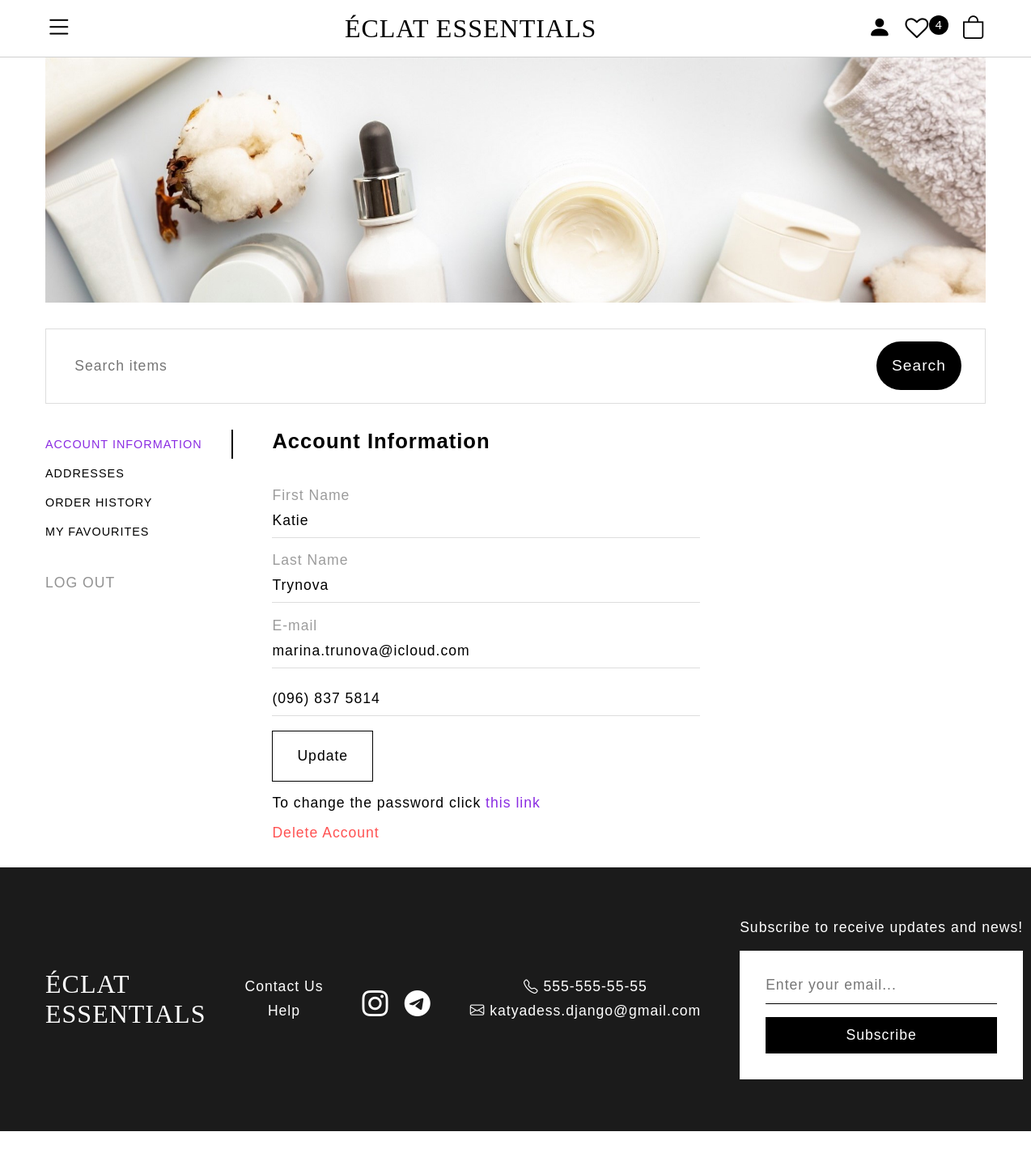
Page /account (signed in) on the committed database.
### users/models.py (models this page shows, shortened)
class CustomUser(AbstractUser):
    email = models.EmailField(unique=True, max_length=100)
    groups = models.ManyToManyField(
        Group,
        related_name='customuser_set',
        blank=True,
        help_text='The groups this user belongs to. A user will get all permissions granted to each of their groups.',
        verbose_name='groups',
    )
    user_permissions = models.ManyToManyField(
        Permission,
        related_name='customuser_permissions',
        blank=True,
        help_text='Specific permissions for this user.',
        verbose_name='user permissions',
    )
    USERNAME_FIELD = 'email'
    REQUIRED_FIELDS = []

### shop/models.py (models this page shows, shortened)
class WishList(models.Model):
    user = models.OneToOneField(settings.AUTH_USER_MODEL, on_delete=models.CASCADE)
    products = models.ManyToManyField(Product, related_name='wishlist_items', blank=True)
    class Meta:
        verbose_name_plural = 'Wishlist'

class UserData(models.Model):
    user = models.OneToOneField(settings.AUTH_USER_MODEL, on_delete=models.CASCADE)
    telephone = models.CharField(max_length=20)
    class Meta:
        verbose_name = 'UserData'
        verbose_name_plural = 'UserData'

### shop/views.py (the view, shortened to what this page needs)
# urls.py: path('account', views.account, name='account'),
@login_required
def account(request):
    user_data = get_object_or_404(UserData, user=request.user)
    addresses = Address.objects.filter(user=request.user, is_archived=False)
    address_edit_forms = {}
    for address in addresses:
        address_edit_forms[address] = EditAddressForm(instance=address)
    categories = Category.objects.all()
    brands = Brand.objects.all()
    subscribe_form = SubscribeForm()
    edit_account_form = EditAccountForm(instance=request.user)
    edit_phone_form = EditPhoneForm(instance=user_data)
    add_address_form = AddAddressForm()
    wishlist, created = WishList.objects.get_or_create(user=request.user)
    wishlist_products = wishlist.products.annotate(
        average_rating=Avg('reviews__rating')
    )
    cart = Cart(request)
    orders = Order.objects.filter(user=request.user)
    user_delete_form = UserDeleteForm(instance=request.user)
    now = timezone.now()
    filter_orders = request.GET.get('filter_orders', 'all')
    if filter_orders == 'this-month':
        start_date = now.replace(day=1)
        orders = orders.filter(created__gte=start_date)
    elif filter_orders == 'last-month':
        first_day_of_current_month = now.replace(day=1)
        last_month = first_day_of_current_month - timedelta(days=1)
        start_date = last_month.replace(day=1)
        end_date = first_day_of_current_month - timedelta(seconds=1)
        orders = orders.filter(created__gte=start_date, created__lte=end_date)
    elif filter_orders == 'this-year':
        start_date = now.replace(month=1, day=1)
        orders = orders.filter(created__gte=start_date)
    elif filter_orders == 'last-year':
        first_day_of_current_year = now.replace(month=1, day=1)
        last_year = first_day_of_current_year - timedelta(days=1)
        start_date = last_year.replace(month=1, day=1)
        end_date = first_day_of_current_year - timedelta(seconds=1)
        orders = orders.filter(created__gte=start_date, created__lte=end_date)
    else:
        orders = orders.order_by('-created')
    order_total_price = {}
    for order in orders:
        order_items = order.items.all()
        total_cost = sum(item.get_cost() for item in order_items)
        order_total_price[order] = total_cost
    context = {
        'categories': categories,
        'brands': brands,
        'subscribe_form': subscribe_form,
        'edit_account_form': edit_account_form,
        'edit_phone_form': edit_phone_form,
        'add_address_form': add_address_form,
        'addresses': addresses,
        'address_edit_forms': address_edit_forms,
        'wishlist_products': wishlist_products,
        'cart': cart,
        'orders': orders,
        'order_total_price': order_total_price,
        'user_delete_form': user_delete_form,
    }
    return render(request, 'shop/account.html', context)

### shop/forms.py (shortened to what this page needs)
class SubscribeForm(forms.ModelForm):
    class Meta:
        model = Subscriber
        fields = ['email']
        widgets = {
            'email': forms.EmailInput(attrs= {
            'placeholder': 'Enter your email...',
            })
        }

class EditAccountForm(UserChangeForm):
    email = forms.EmailField(
        widget=forms.EmailInput(attrs={
            'id': 'email',
            'name': 'email',
        }),
        required=True
    )
    first_name = forms.CharField(
        widget=forms.TextInput(attrs={
            'name': 'first-name',
            'id': 'first-name'
        }),
        max_length=100,
        required=True
    )
    last_name = forms.CharField(
        widget=forms.TextInput(attrs={
            'name': 'last-name',
            'id': 'last-name'
        }),
        max_length=100,
        required=True
    )
    class Meta:
        model = User
        fields = ['first_name', 'last_name', 'email']

### cart/cart.py (called while the page is built)
    def __contains__(self, product):
        return str(product.id) in self.cart

    def __len__(self):
        return sum(item['quantity'] for item in self.cart.values())

### cart/context_processors.py (called while the page is built)
def cart(request):
    return {'Cart': Cart(request)}

### orders/models.py (called while the page is built)
    def get_cost(self):
        return self.price * self.quantity

### shop/models.py (called while the page is built)
    def get_absolute_url(self):
        return reverse('shop:product_list_by_category',
                       args=[self.slug])

    def get_absolute_url(self):
        return reverse('shop:product_list_by_brand',
                    args=[self.slug])

    def get_absolute_url(self):
        return reverse('shop:product_details',
                       args=[self.id, self.slug])

### templates/shop/account.html (shortened to what this page needs)
{% extends "shop/base.html" %}
{% block css_links %}
{% load static %}
<link rel="stylesheet" href="{% static "shop/css/account.css" %}">
{% endblock css_links %}
{% block content %}
<main class="main-menu">
    <div class="sidebar-menu">
        <p data-rel="1" class="nav-link active"><a>Account Information</a></p>
        <p data-rel="2" class="nav-link"><a href="?show=addresses">Addresses</a></p>
        <p data-rel="3" class="nav-link"><a href="?show=orders">Order History</a></p>
        <p data-rel="4" class="nav-link"><a href="?show=favourites">My Favourites</a></p>
        <a href="{% url "shop:shop_logout" %}" class="log-out-link">Log out</a>
    </div>
    <div class="sections">
        <div id="1" class="sub-section active">
            <h2 class="section-heading">Account Information</h2>
            <form action="{% url "shop:account" %}" class="account-form" method='POST'>
                <div class="name">
                    <div class="form-group">
                        <label for="first-name">First Name</label>
                        {{edit_account_form.first_name}}
                    </div>
                    <div class="form-group">
                        <label for="last-name">Last Name</label>
                        {{edit_account_form.last_name}}
                    </div>
                </div>
                <div class="form-group">
                    <label for="email">E-mail</label>
                    {{edit_account_form.email}}
                </div>
                <div class="form-group">
                    {{edit_phone_form.telephone}}
                </div>
                <button class='update-button' type="submit" name='account'>Update</button>
            </form>
            <p>To change the password click <a class="password-link" href="{% url "shop:change_password" %}">this link</a></p>
            <form method='POST'>
                <button style='border:none; background: transparent; cursor: pointer; color: #ff5252' name="delete-acc" class='delete-acc' type='submit'>Delete Account</button>
            </form>
        </div>
    </div>
</main>
{% endblock content %}

### templates/shop/base.html (shortened to what this page needs)
<!DOCTYPE html>
<html lang="en">
    <head>
        {% load static %}
        <link rel="stylesheet" href="{% static "shop/css/main.css" %}">
        <link rel="stylesheet" href="https://cdn.jsdelivr.net/npm/bootstrap-icons@1.11.3/font/bootstrap-icons.min.css">
        <link rel="stylesheet" href="https://cdnjs.cloudflare.com/ajax/libs/font-awesome/4.7.0/css/font-awesome.min.css">
        {% block css_links %}
        {% endblock css_links %}
    </head>
    <body>
    <header class="header">
            <div class="nav-container">
                <div class="nav-toggle" aria-label="open navigation">
                    <span class="hamburger"><i class="bi bi-list"></i></span>
                </div>
                <div class="logo"><a href="{% url 'shop:main' %}">Éclat Essentials</a></div>
                <div class="nav-items">
                    {% if user.is_authenticated %}
                        <li class="nav-item person">
                            <a href="{% url "shop:account" %}" class="nav-link"><i class="bi bi-person-fill"></i></a>
                        </li>
                        <li class="nav-item favourites">
                            <a href="{% url "shop:account" %}?show=favourites" class="nav-link position-relative"><i class="fa fa-heart-o"></i></a>
                            {% if user.wishlist.products.all|length > 0 %}
                                <span class='badge'>
                                    {{user.wishlist.products.all|length}}
                                </span>
                            {% endif %}
                        </li>
                        <li class="nav-item cart">
                            {% if cart|length > 0 %}
                                <a href="{% url "cart:cart" %}" class="nav-link position-relative"><i class="bi bi-bag"></i></a>
                            {% else %}
                                <p class='nav-link position-relative'><i class="bi bi-bag"></i></p>
                            {% endif %}
                        </li>
                    {% endif %}
                </div>
            </div>
    </header>
    <img class='main-image' src="{% static "shop/images/skincare.jpg" %}">
    <section>
        <div class="search-container">
            <form action="{% url "shop:shop_search" %}" method="GET" class="form">
                <input type="text" placeholder="Search items" name="query" class="search-input">
                <div class="btn-wrapper">
                    <button type="submit" class="search-button">Search</button>
                </div>
            </form>
        </div>
    </section>
    {% block content %}
    {% endblock content %}
    <footer class="footer">
        <div class="logo"><a href="{% url "shop:main" %}">Éclat <span>Essentials</span></a></div>
        <div class="footer-sec get-in-touch">
            <div class="list-items">
                <li class="footer-list"><a href="{% url "shop:contact" %}">Contact Us</a></li>
                <li class="footer-list"><a href="{% url "shop:help" %}">Help</a></li>
            </div>
        </div>
        <div class="footer-sec socials">
            <li class="footer-list instagram"><a href="https://www.instagram.com" class="nav-link"><i class="bi bi-instagram"></i></a></li>
            <li class="footer-list telegram"><a href="https://www.telegram.com" class="nav-link"><i class="bi bi-telegram"></i></a></li>
        </div>
        <div class="footer-sec contacts">
            <div class="list-items">
                <li class="footer-list phone-number"><i class="bi bi-telephone"></i> 555-555-55-55</li>
                <li class="footer-list email"><i class="bi bi-envelope"></i> katyadess.django@gmail.com</li>
            </div>
        </div>
        {% if subscribe_form %}
        <div class="footer-sec subscribe list-items">
            <div class="subscribe-container">
                <p class="footer-list">Subscribe to receive updates and news!</p>
                <form method="POST" class="subscribe-form">
                    {{subscribe_form.email}}
                    <button type="submit" class='subscribe-button' name='subscribe'>Subscribe</button>
                </form>
            </div>
        </div>
        {% endif %}
    </footer>
</body>
</html>

### static/shop/css/account.css (style rules this page uses)
.main-menu { font-family: 'Gill Sans', 'Gill Sans MT', Calibri, 'Trebuchet MS', sans-serif; display: flex; flex-direction: column; align-items: baseline; width: 100%; padding: 0 2em; gap: 1.5em; margin-bottom: 2em; }
.sidebar-menu .nav-link a { color: black !important; }
.sidebar-menu { display: flex; flex-direction: column; width: 100%; }
.sidebar-menu p { cursor: pointer; }
.sections { flex: 1; gap: 1em; display: flex; flex-direction: column; width: 100%; }
.sub-section { width: 100%; gap: 1em; flex-direction: column; display: none; }
.sub-section.active { display: flex; }
.sidebar-menu .nav-link.active { border-right: 2px solid black; }
.sidebar-menu .nav-link.active a { color: blueviolet !important; }
.sidebar-menu .nav-link { padding: 10px 0; font-size: .6rem !important; }
.sidebar-menu .log-out-link { display: none; text-transform: uppercase; }
.section-heading { margin-bottom: 1em; font-size: .9rem !important; }
.account-form, .name { display: flex; flex-direction: column; gap: 1em; }
.form-group { display: flex; flex-direction: column; position: relative; }
.form-group label { color: #9c9c9c; }
.form-group input { border: none; padding: 10px 0; width: 60%; border-bottom: 1px solid #ddd; }
.password-link { color: blueviolet; }
.address-button, .update-button, .delete-button { width: fit-content; cursor: pointer; color: #929292; border: none; background-color: transparent; }
.address-button.save, .update-button, .address-button.delete { padding: 20px 30px; border: black 1px solid; color: black; }
.update-button { padding: 20px 30px; }
.sub-section * { font-size: .8rem !important; }
@media (min-width: 600px) { .main-menu { flex-direction: row; } }
@media (min-width: 600px) { .sidebar-menu { display: flex; flex-direction: column; width: 30%; } }
@media (min-width: 600px) { .sidebar-menu .log-out-link { display: block; margin-top: 2em; color: #929292; font-size: .9rem; } }
@media (min-width: 700px) { .form-group input { font-size: 1rem; } }
@media (min-width: 700px) { .sidebar-menu .nav-link { font-size: .9rem !important; } }
@media (min-width: 700px) { .sidebar-menu .log-out-link { font-size: 1.1rem; } }
@media (min-width: 700px) { .sub-section * { font-size: 1rem !important; } }
@media (min-width: 700px) { .section-heading { font-size: 1.4rem !important; } }
@media (min-width: 930px) { .main-menu { padding: 0 3.5em; } }
@media (min-width: 1200px) { .sidebar-menu { width: 20%; } }
@media (min-width: 1200px) { .main-menu { gap: 3em; } }
@media (min-width: 1200px) { .sub-section * { font-size: 1.1rem !important; } }
@media (min-width: 1200px) { .section-heading { font-size: 1.6rem !important; } }

### rows in the picture
CustomUser: wishlist.products.all|length "4", first_name "Katie", last_name "Trynova", email "marina.trunova@icloud.com"
UserData: telephone "(096) 837 5814"
